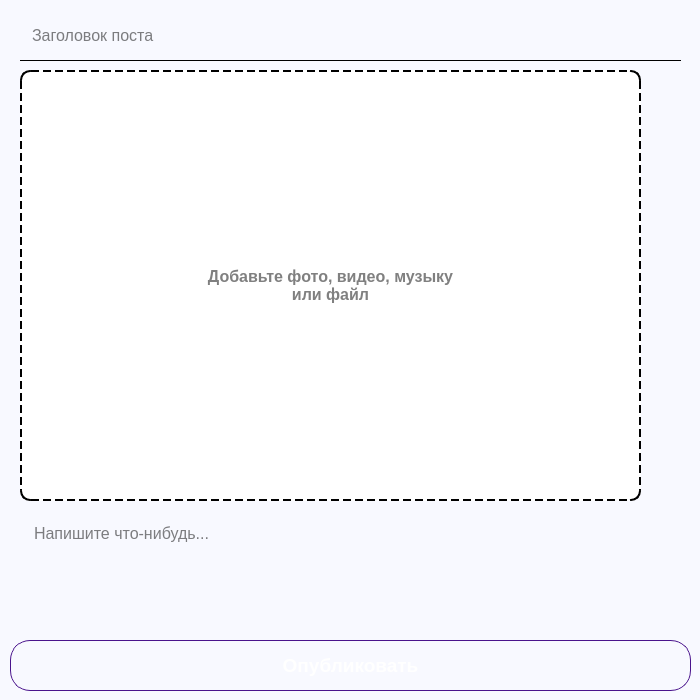
<?xml version="1.0" encoding="UTF-8"?>
<ui version="4.0">
 <class>AddPostWindow</class>
 <widget class="QDialog" name="AddPostWindow">
  <property name="geometry">
   <rect>
    <x>0</x>
    <y>0</y>
    <width>700</width>
    <height>700</height>
   </rect>
  </property>
  <property name="minimumSize">
   <size>
    <width>700</width>
    <height>700</height>
   </size>
  </property>
  <property name="maximumSize">
   <size>
    <width>700</width>
    <height>700</height>
   </size>
  </property>
  <property name="windowTitle">
   <string>Публикация поста</string>
  </property>
  <property name="windowIcon">
   <iconset resource="IMG.qrc">
    <normaloff>:/IMG/IMG/logoSN.png</normaloff>:/IMG/IMG/logoSN.png</iconset>
  </property>
  <property name="styleSheet">
   <string notr="true">background-color: rgb(248, 249, 255);</string>
  </property>
  <widget class="QPushButton" name="deleteFileInputButton">
   <property name="geometry">
    <rect>
     <x>650</x>
     <y>70</y>
     <width>31</width>
     <height>31</height>
    </rect>
   </property>
   <property name="cursor">
    <cursorShape>PointingHandCursor</cursorShape>
   </property>
   <property name="styleSheet">
    <string notr="true">QPushButton 
{
    border-radius: 30px;
}</string>
   </property>
   <property name="text">
    <string/>
   </property>
   <property name="icon">
    <iconset resource="IMG.qrc">
     <normaloff>:/IMG/IMG/CancelPin50x50SN.png</normaloff>:/IMG/IMG/CancelPin50x50SN.png</iconset>
   </property>
   <property name="iconSize">
    <size>
     <width>30</width>
     <height>30</height>
    </size>
   </property>
  </widget>
  <widget class="QTextEdit" name="contentText">
   <property name="geometry">
    <rect>
     <x>20</x>
     <y>510</y>
     <width>661</width>
     <height>121</height>
    </rect>
   </property>
   <property name="font">
    <font>
     <family>Arial</family>
     <pointsize>12</pointsize>
    </font>
   </property>
   <property name="styleSheet">
    <string notr="true">QTextEdit
{
	background-color: rgb(248, 249, 255);
	border: none;
	padding: 10px;
}</string>
   </property>
   <property name="placeholderText">
    <string>Напишите что-нибудь...</string>
   </property>
  </widget>
  <widget class="QLineEdit" name="nameText">
   <property name="geometry">
    <rect>
     <x>20</x>
     <y>10</y>
     <width>661</width>
     <height>51</height>
    </rect>
   </property>
   <property name="font">
    <font>
     <family>Arial</family>
     <pointsize>12</pointsize>
    </font>
   </property>
   <property name="styleSheet">
    <string notr="true">QLineEdit
{
	background-color: rgb(248, 249, 255);
	border: 0;
    border-bottom: 1px solid black; 
	padding: 10px;
}

QLineEdit:focus
{
    border-bottom: 2px solid #4a148c; 
}</string>
   </property>
   <property name="text">
    <string/>
   </property>
   <property name="placeholderText">
    <string>Заголовок поста</string>
   </property>
  </widget>
  <widget class="QPushButton" name="addPostButton">
   <property name="geometry">
    <rect>
     <x>10</x>
     <y>640</y>
     <width>681</width>
     <height>51</height>
    </rect>
   </property>
   <property name="font">
    <font>
     <family>Arial</family>
     <pointsize>14</pointsize>
     <bold>true</bold>
    </font>
   </property>
   <property name="cursor">
    <cursorShape>PointingHandCursor</cursorShape>
   </property>
   <property name="styleSheet">
    <string notr="true">QPushButton 
{
    background: qlineargradient(
        x1:0, y1:0, x2:0, y2:1,
        stop:0 #6a3093, 
        stop:1 #a044ff 
    );
    color: white;     
    border-radius: 20px;
    padding: 8px 16px;  
    font-weight: bold;   
    border: 1px solid #4a148c; 
}

QPushButton:hover
 {
    background: qlineargradient(
        x1:0, y1:0, x2:0, y2:1,
        stop:0 #7b1fa2,
        stop:1 #aa00ff
    );
    border: 2px solid #7b1fa2;
}

QPushButton:pressed 
{
    background: qlineargradient(
        x1:0, y1:0, x2:0, y2:1,
        stop:0 #4a148c,
        stop:1 #7b1fa2
    );
}</string>
   </property>
   <property name="text">
    <string>Опубликовать</string>
   </property>
  </widget>
  <widget class="QPushButton" name="addMediaButton">
   <property name="geometry">
    <rect>
     <x>20</x>
     <y>70</y>
     <width>621</width>
     <height>431</height>
    </rect>
   </property>
   <property name="font">
    <font>
     <family>Arial</family>
     <pointsize>12</pointsize>
     <bold>true</bold>
    </font>
   </property>
   <property name="cursor">
    <cursorShape>PointingHandCursor</cursorShape>
   </property>
   <property name="styleSheet">
    <string notr="true">QPushButton
 {
	background-color: white;
    border: 2px dashed black;
    border-radius: 10px;
    color: grey;
    padding: 15px;
    text-align: center;
}

QPushButton::icon 
{
    position: absolute;
    top: 5px;
    left: 50%;
    transform: translateX(-50%);
}</string>
   </property>
   <property name="text">
    <string>Добавьте фото, видео, музыку 
или файл</string>
   </property>
   <property name="icon">
    <iconset resource="IMG.qrc">
     <normaloff>:/IMG/IMG/AddPostPin50x50SN.png</normaloff>:/IMG/IMG/AddPostPin50x50SN.png</iconset>
   </property>
   <property name="iconSize">
    <size>
     <width>50</width>
     <height>50</height>
    </size>
   </property>
  </widget>
  <widget class="QFrame" name="mediaFrame">
   <property name="geometry">
    <rect>
     <x>20</x>
     <y>70</y>
     <width>621</width>
     <height>431</height>
    </rect>
   </property>
   <property name="styleSheet">
    <string notr="true">QFrame
{
	background-color: white;
    border: 2px;
    border-radius: 10px;
}</string>
   </property>
   <property name="frameShape">
    <enum>QFrame::Shape::StyledPanel</enum>
   </property>
   <property name="frameShadow">
    <enum>QFrame::Shadow::Raised</enum>
   </property>
  </widget>
  <zorder>deleteFileInputButton</zorder>
  <zorder>contentText</zorder>
  <zorder>nameText</zorder>
  <zorder>mediaFrame</zorder>
  <zorder>addPostButton</zorder>
  <zorder>addMediaButton</zorder>
 </widget>
 <resources>
  <include location="IMG.qrc"/>
 </resources>
 <connections/>
</ui>
